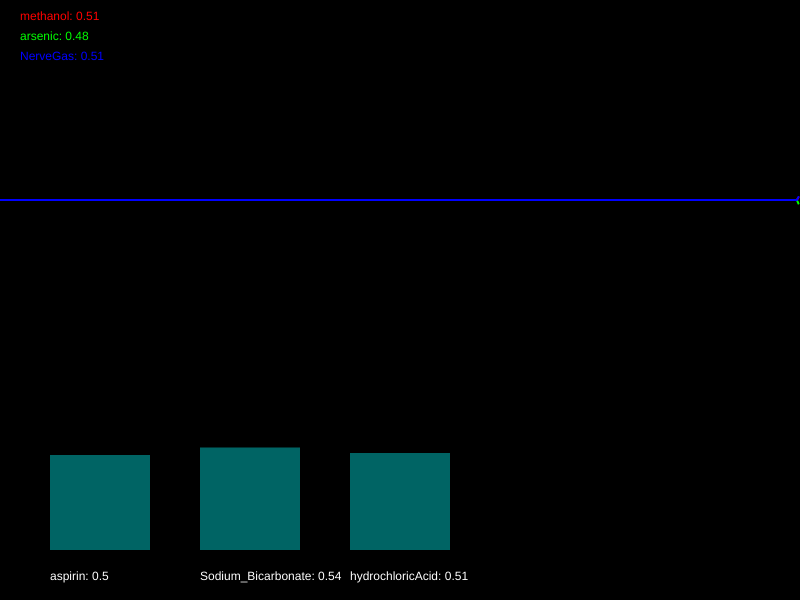
Frame 1 (no input)
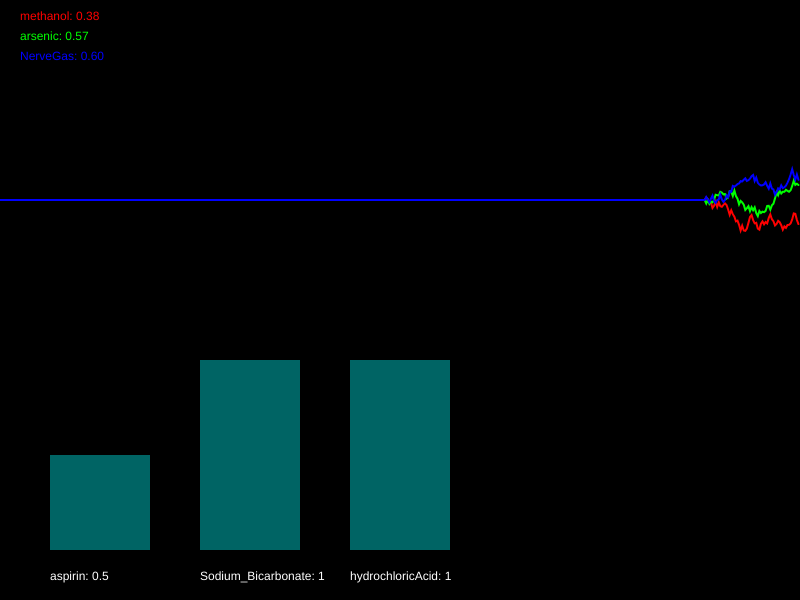
Frame 60 (no input)
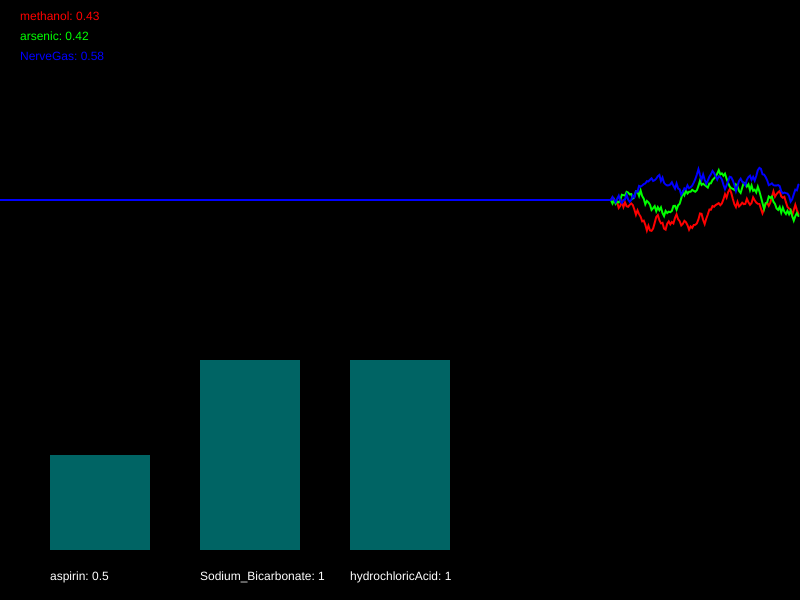
Frame 120 (the mouse pressed at the canvas centre since frame 60)

The p5.js sketch that drew these frames (run headless with seeded random() and noise() and a simulated clock; from frame 60 on, the mouse is pressed at the canvas centre):

// p5.js sketch
// ── sketch.js
/*

Officer: 6680513
CaseNum: 401-0-89391106-6680513

Case 401 - The Case of Norbert's Weiner Stand
Stage 1 - Noxious Weiner

Console city has been plunged into chaos. The notorious poisoner Norbert has struck the population down with a potent poison. Word has it that he is smuggling his venomous filth via a streetside weiner stand. Hundreds of people have been affected, and the municipal water company tells me that their sewers are at full capacity. This is no laughing matter. I need you to head down to our lab and work on an antidote.

You must develop the antidote by using conditional statements in the draw loop to
do the following:

	- If NerveGas dips below 0.41, decrease aspirin by 0.01
	- If methanol goes above 0.58, increment aspirin by 0.01
	- When methanol dips below 0.31, decrease Sodium_Bicarbonate by 0.05
	- When arsenic dips below 0.64, increment Sodium_Bicarbonate by 0.04
	- If arsenic dips below 0.71, decrease hydrochloricAcid by 0.04
	- When methanol goes above 0.28, increment hydrochloricAcid by 0.05


Your conditional statements should consider the following poisons:

	- methanol
	- arsenic
	- NerveGas


Your conditional statements should modify the following antidotes:

	- aspirin
	- Sodium_Bicarbonate
	- hydrochloricAcid


- There are many ways to complete this task but you should only use the following commands and operators:

	if(){}
	>
	<
	+=
	-=

*/

//Declare the poison variables
var methanol;
var arsenic;
var NerveGas;


//Declare the antidote variables
var aspirin;
var Sodium_Bicarbonate;
var hydrochloricAcid;


//This variable is used for drawing the graph
var graphs;


function setup()
{

	createCanvas(800,600);
	strokeWeight(2);

	//initialise the poisons and antidotes
	methanol = 0.5;
	arsenic = 0.5;
	NerveGas = 0.5;
	aspirin = 0.5;
	Sodium_Bicarbonate = 0.5;
	hydrochloricAcid = 0.5;


	//fills the graph with empty values
	graphs = [];

	for(var i = 0; i < 3; i++)
	{
		graphs.push([]);
		for(var j = 0; j < 512; j++)
		{
			graphs[i].push(0.5);
		}
	}

}

function draw()
{

	//Develop the antidote below
	//Write conditional statements to change the amount of each substance ...
	// - If NerveGas dips below 0.41, decrease aspirin by 0.01
	// - If methanol goes above 0.58, increment aspirin by 0.01
	// - When methanol dips below 0.31, decrease Sodium_Bicarbonate by 0.05
	// - When arsenic dips below 0.64, increment Sodium_Bicarbonate by 0.04
	// - If arsenic dips below 0.71, decrease hydrochloricAcid by 0.04
	// - When methanol goes above 0.28, increment hydrochloricAcid by 0.05

	if (NerveGas < 0.41) {
		aspirin -= 0.01;
	}

	if (methanol > 0.58) {
		aspirin += 0.01;
	}

	if (methanol < 0.31) {
		Sodium_Bicarbonate -= 0.05;
	}

	if (arsenic < 0.64) {
		Sodium_Bicarbonate += 0.04;
	}

	if (arsenic < 0.71) {
		hydrochloricAcid -= 0.04;
	}

	if (methanol > 0.28) {
		hydrochloricAcid += 0.05;
	}



	//////////////////////////////////////////////////////

	//the code below generates new values using random numbers

	/*
		For testing, you might want to temporarily comment out
		these lines and set the same variables to constant values
		instead.
	*/

	methanol = nextValue(graphs[0],methanol);
	arsenic = nextValue(graphs[1],arsenic);
	NerveGas = nextValue(graphs[2],NerveGas);


	aspirin = constrain(aspirin, 0, 1);
	Sodium_Bicarbonate = constrain(Sodium_Bicarbonate, 0, 1);
	hydrochloricAcid = constrain(hydrochloricAcid, 0, 1);


	///////// DO NOT CHANGE THE CODE BELOW ///////////

	//drawing code

	// set background
	background(0);
	noFill();

	//draw the graphs for the vitals
	var colors = [
	color(255, 0, 0),
	color(0, 255, 0),
	color(0, 0, 255),
	color(255, 0, 255),
	color(255, 255, 0),
	color(0, 255, 255)
	];

	for(var i = 0; i < graphs.length; i++)
	{
		stroke(colors[i]);
		drawGraph(graphs[i]);
	}

	//draw the poisons as text
	noStroke();
	fill(colors[0]);
	text('methanol: ' + nf(methanol,1,2), 20,20);
	fill(colors[1]);
	text('arsenic: ' + nf(arsenic,1,2), 20,40);
	fill(colors[2]);
	text('NerveGas: ' + nf(NerveGas,1,2), 20,60);


	//draw the antidotes bar chart
	drawBar(aspirin,50,'aspirin');
	drawBar(Sodium_Bicarbonate,200,'Sodium_Bicarbonate');
	drawBar(hydrochloricAcid,350,'hydrochloricAcid');


}

function nextValue(graph, val)
{
	//gets the next value for a vital and puts it in an array for drawing
	var delta = random(-0.03,0.03);

	val += delta;
	if(val > 1 || val < 0)
	{
		delta *= -1;
		val += delta * 2;
	}

	graph.push(val)
	graph.shift();
	return val;
}

function drawGraph(graph)
{
	//draws an array as a graph
	beginShape();
	for(var i = 0; i < graph.length; i++)
	{
			vertex(width * i/512, height * 0.5 - graph[i]* height/3)
	}
	endShape();
}


function drawBar(val, x, name)
{
	//draws the bars for bar chart
    noStroke();
    fill(0,100,100);
	var mh = height * 0.4 - 50;
	rect(x,(height - 50) - val*mh, 100, val*mh);
    fill(255);
	text(name + ": " + val, x, height - 20);
}
